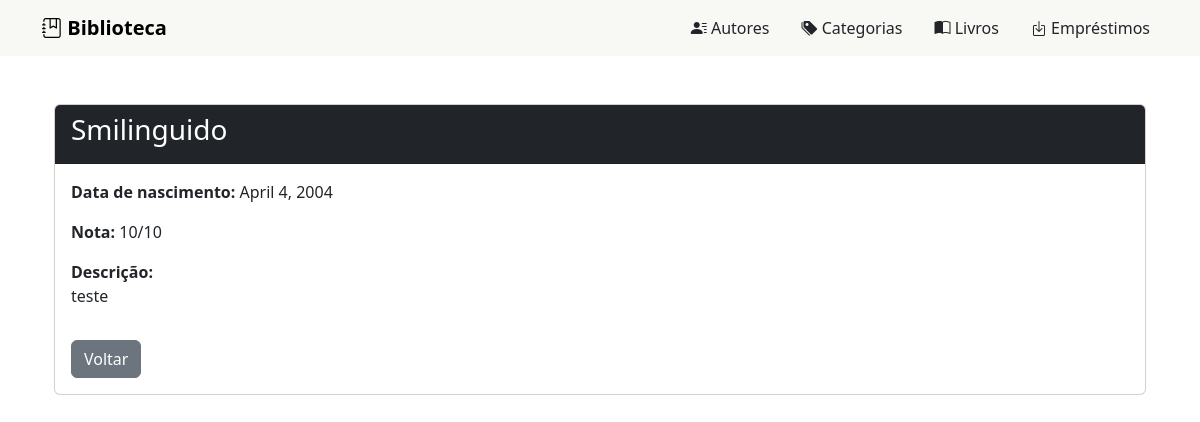
The page /authors/8/ on the database as committed earlier.
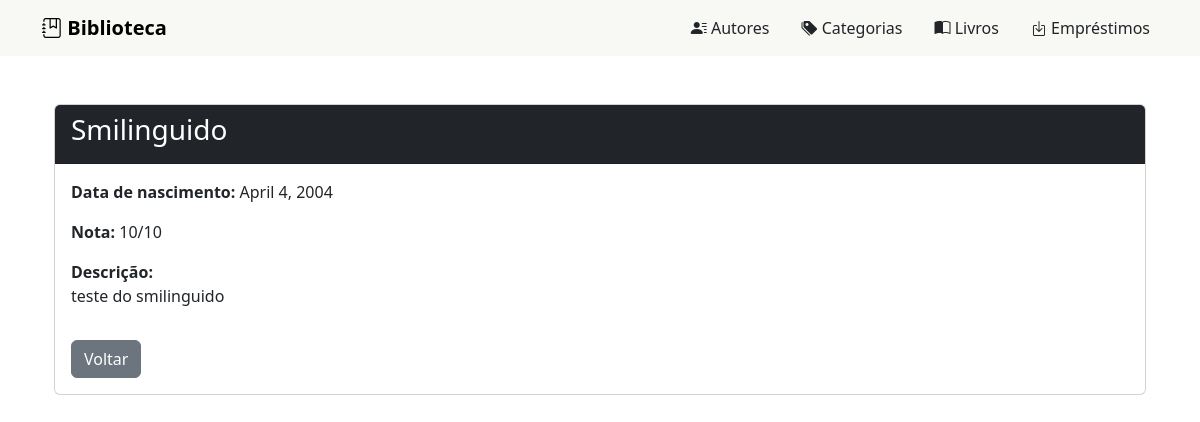
The same page on the database as committed later.
### core/models.py (models this page shows, shortened)
class Author(models.Model):
    fullname = models.CharField(max_length=100)
    birthdate = models.DateField(auto_now_add=False)
    rating = models.IntegerField(null=False, blank=False)
    description = models.TextField(null=False, blank=False)
    class Meta:
        verbose_name = "Autor"
        verbose_name_plural = "Autores"
        ordering = ['fullname']

### core/views.py (the view)
# urls.py: path('authors/<int:pk>/', AuthorDetailView.as_view(), name='author-detail'),
class AuthorDetailView(DetailView):
    model = Author
    template_name = 'author_details.html'
    context_object_name = 'author'

### core/templates/author_details.html (shortened to what this page needs)
{% extends 'base.html' %}
{% block content %}
<div class="container mt-5">
  <div class="card">
    <div class="card-header bg-dark text-white">
      <h3>{{ author.fullname }}</h3>
    </div>
    <div class="card-body">
      <p><strong>Data de nascimento:</strong> {{ author.birthdate }}</p>
      <p><strong>Nota:</strong> {{ author.rating }}/10</p>
      <p><strong>Descrição:</strong><br> {{ author.description }}</p>
      <a href="{% url 'author-list' %}" class="btn btn-secondary mt-3">Voltar</a>
    </div>
  </div>
</div>
{% endblock %}

Rows that differ between the two databases and show on the page:
changed Author "Smilinguido": description "teste" → "teste do smilinguido"
